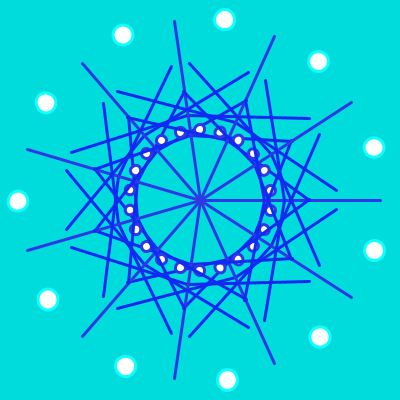
Frame 1 (no input)
Frame 60 (the mouse pressed at the canvas centre just before this capture): identical to frame 1, image omitted
Frame 120 (the mouse held since frame 60 and released just before this capture): identical to frame 1, image omitted

The Processing sketch that drew this single still picture (run headless with seeded random() and noise(); from frame 60 on, the mouse is pressed at the canvas centre):

// Processing sketch: processing_124000
// ── processing_124000.pde

void setup() {
  size(400, 400);
  frameRate(10);
}

/////////////////////////////////////////
void draw() {
  background(0, 220, 220);
  translate(200, 200);

  flake();

  translate(100, 100);
  scale(.5, .5);
}
/////////////////////////////

void flake() {
  //rotate(PI/6);
  int sections=11;
  stroke(0);

  for (int i=0;i<sections;i++) {
    strokeWeight(3);
    stroke(46, 57, 229);
    line(0, 0, 180, 0);
    ellipse(70, 10, 10, 10);
    ellipse(70, -10, 10, 10);
    rotate(2*PI/sections);
    stroke(15, 320, 345);
    ellipse(175, 50, 20, 20);
    stroke(17, 41, 240);
    line(45, 100, 65, 0);
    line(45,-100,65,0);
    line(65,120,85,0);
    line(65,-120,85,0);
  }
}
